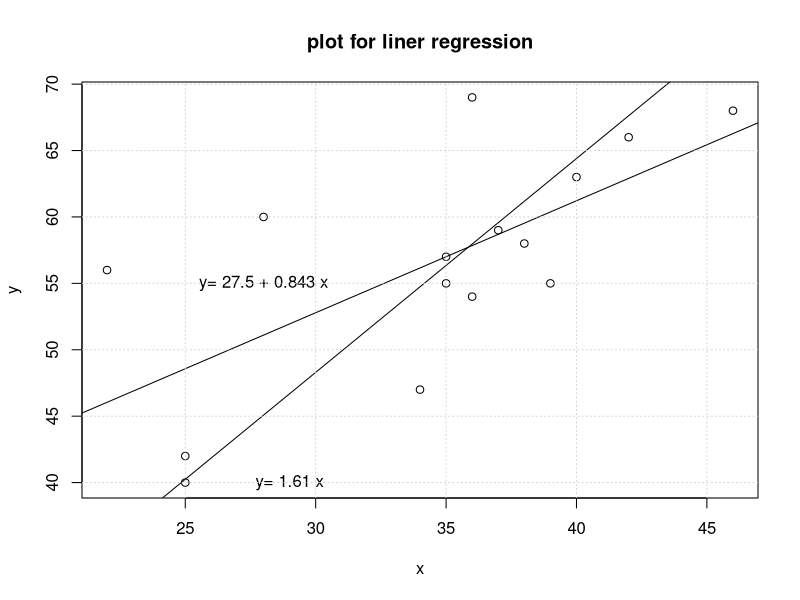
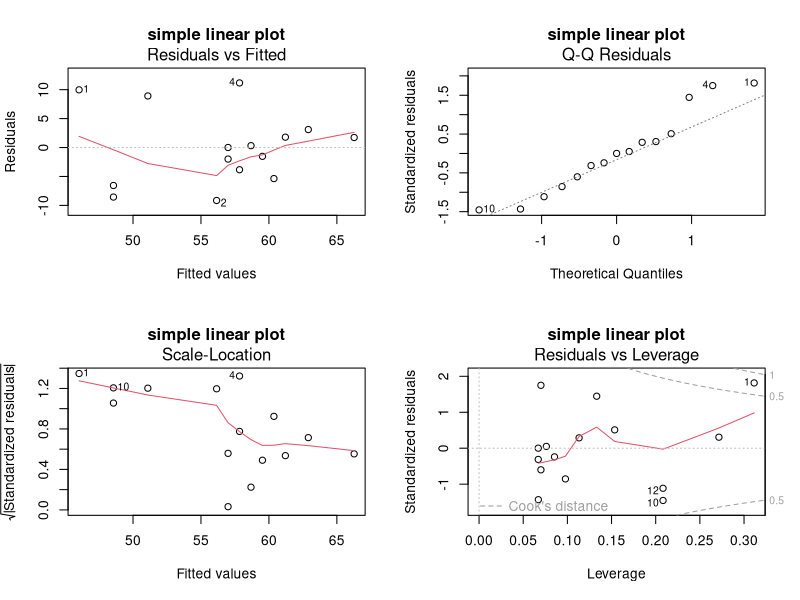

Here is the R script that generated these plots, in order: (Note: this script raises an error after producing the figures.)
#######################################################
# liner Regression Analysis
# General linear Regression Analysis
#######################################################
# 기본 회귀모형 이론
# test statistic : F = MSR/MSE
# check    Multi-Colinearity   by VIF = 1 / (1-R^2) < 10
# DW statisctics 로 잔차 독립성 검정
# 절편이 없을때는 (no intercept) lm=(y~x -1)  ------------------어떤 경우에 절편이 없나
#--------------------------------------------------------
# 1. simple linear regression Model  p.102 ####
x=c(22,34,35,36,28,35,46,42,39,25,36,25,38,40,37)
y=c(56,47,55,69,60,57,68,66,55,40,54,42,58,63,59)
summary(lm(y~x))

a1=signif(lm(y~x)$coefficient[1],digits = 3)
b1=signif(lm(y~x)$coefficient[2],digits = 3)
a2=0
b2=signif(lm(y~x-1)$coefficient[1],digits = 3)
plot(x,y,main = "plot for liner regression")
abline(a1,b1) # 정규전형
abline(a2,b2) # 원점 회귀 - 잔차 x
text(29,40,paste("y=",b2,"x"))
text(28,55,paste("y=",a1,"+",b1,"x"))
grid()

lsfit(x,y) #최소자승법과 선형대수QR분해법으로 구하는 모델

# 발표용 4분할 자료 (4 vision for PT)
par(mfrow=c(2,2)) # 화면분할
?par #파레트 palette
plot(lm(y~x),main = "simple linear plot") #plot 제목설정
require(psych) # pcych package
pairs.panels(xx,main="pairs Diagram") # pair diagram 구성

#측정자료의 검토(estimate test)
m1=lm(y~x)
i1=influence.measures(m1) # 해당함수
par(mfrow=c(1,1))
plot(x,y,main="Simple Linear regression \n influence measures")
abline(m1); points(x[i1$is.inf], y[i1$is.inf],pch=20,col=2) #???
i1

#잔차의 검토(residual test)
m1=lm(y~x)
(rr=round(rstudent(m1,infl = lm.influence(m1)),3))

mo=lm(y~x)  #선형모형구성
nx=data.frame(x=c(seq(21,48,0.5))) #새로운 X자료
p1=predict(mo,nx,interval = "prediction")# 예측자료
p2=predict(mo,nx,interval = "confidence")# 신뢰구간
plot(x,y,main = "Linear Regression pre-Plot")

matplot(nx$x,cbind(p1),lty=c(1,2,2),type="l",col=2,xlab="",ylap="",add=T) #예측자료 plot
plot(x,y,main = "Linear Regression confi-Plot")        
par(new=TRUE)        
?par
matplot(nx$x,cbind(p2),lty=c(1,2,2),type="l",col=2,xlab="",ylap="",add=T) #신뢰구간 plot 
        

# 2. Multi linear regression Model  p.110 ####
a1=c(22,34,35,36,28,35,46,42,39,25,36,25,38,40,37)
a2=c(25,16,23,33,31,25,39,41,30,19,20,21,30,41,42)
a3=c(51,11,24,21,26,52,56,55,26,59,55,21,18,19,22)
y=c(56,47,55,69,60,57,68,66,55,40,54,42,58,63,59)
aa=matrix(c(a1,a2,a3),ncol = 3,nrow = 15)
summary(lm(y~aa))


# standardzation index, 표준화 계수 및 예측치 선정
# scale()
# 다중공선성은 car()의 vif

# mle (MAx likehood estimate) 선형 중회귀 우도검정
mo1=lm(y~a1+a2+a3) #모형1
mo2=lm(y~a1+a2)   #모형2
lamda=-2*(logLik(mo2)-logLik(mo1)) #lamda
1-pchisq(lamda,1) #유의확률 0.5보다 커서 별 차이 없는 것으로 나옴
AIC(mo1)

# Durbin-Watson test 자기상관성
a1=c(22,34,35,36,28,35,46,42,39,25,36,25,38,40,37)
a2=c(25,16,23,33,31,25,39,41,30,19,20,21,30,41,42)
a3=c(51,11,24,21,26,52,56,55,26,59,55,21,18,19,22)
y=c(56,47,55,69,60,57,68,66,55,40,54,42,58,63,59)
mo1=lm(y~a1+a2+a3) #모형1
require(lmtest)
dwtest(mo1)

# 중회귀 회귀분석 분석사례
# AIC로 산정한다.
a4=c(10,11,21,22,13,15,24,10,16,14,35,16,12,14,10)
mo2=lm(y~a1+a2+a3+a4)
lm3=step(mo2) #변수고르기
mle.aic(mo2)

#--------------------------------------------------------------------------
# GLM은 CLM의 가정(정규성, 등분산성) 등을 가정하지 않음
# 종속변수가 비정규분포(이항분포,감마분포,포아송분포) 등을 따르는 경우 적용
#  GLMM(general linear mixed model)은 개체적 장소적 모형고려

#  3. Gaussian regression   unbias 불편성 p.128 ####
b1=c(22,34,35,36,28,35,46,42,39,25,36,25,38,40,37)
b2=c(25,16,23,33,31,25,39,41,30,19,20,21,30,41,42)
b3=c(51,11,24,21,26,52,56,55,26,59,55,21,18,19,22)
y=c(56,47,55,69,60,57,68,66,55,40,54,42,58,63,59) 
(bb=matrix(c(b1,b2,b3),ncol = 3,nrow = 15))
glm(y~bb)

# 4. lostic regression  p.129  ####
# 독립변수 binominal,종속변수 binominal, 연계함수는 logit 
ii=c(32,10,8,30)
xx=gl(2,1,4)
yy=gl(2,2,4)
gg=glm(yy~xx,family = binomial,weights =ii )
(bb=round(prop.table(matrix(ii,nrow=2),1),2)) # 가로 or 세로로 확률합1
summary(gg)

pa=1/(1+exp(gg$coefficients[1])) # 1/(1+exp(0))
pb=1-pa
pc=1/(1+exp(gg$coefficients[1]+gg$coefficients[2])) # 1/(1+exp(1))
pd=1-pc
odds=(pd/pc)/(pb/pa) #오즈비
odds

r1=1-exp((gg$deviance-gg$null.deviance)/gg$df.null)
r2=r1/(1-exp(-gg$null.deviance/gg$df.null))
r2  #  Faraway 일반화선형 회귀계수 R^2

# 5. lostic regression  p.131 ####
# 독립변수 level 3 , 종속변수 binominal, 연계함수 logit
ii=c(14,11,4,6,9,16)
xx=c(0,1,2,0,1,2)
yy=c(0,0,0,1,1,1)
(bb=round(prop.table(matrix(ii,nrow=3),1),2)) # 가로 or 세로로 확률합1
gg=glm(yy~xx,family = binomial,weights =ii )
summary(gg)
pb=gg$fitted.values[1]; pa=1-pb # 반응이 있을때(y=1), 연계함수에 x[1]값 대입
pd=gg$fitted.values[2]; pc=1-pd # 반응이 있을때(y=1), 연계함수에 x[2]값 대입
pf=gg$fitted.values[3]; pe=1-pf # 반응이 있을때(y=1), 연계함수에 x[3]값 대입

r1=1-exp((gg$deviance-gg$null.deviance)/gg$df.null)
r2=r1/(1-exp(-gg$null.deviance/gg$df.null))
r2  #  Faraway 일반화선형 회귀계수 R^2

odds2=((9/11)/(6/14)) # 0대비 x가 1증가 오즈비
odds2
odds3=((16/4)/(6/14)) # 0대비 x가 2증가 오즈비
odds3

 

# 6. losgitic regression  p.133  ####
# 독립변수  level 3 , 종속변수 binominal, 연계함수 logit, 지역변수 2
ii=c(14,11,4,12,10,7,6,9,16,8,10,13)
x1=c(rep(0:2,4))
x2=rep(c(rep(0,3),rep(1,3)),2)
yy=c(rep(0,6),rep(1,6))
(bb=prop.table(matrix(ii,nrow = 6),1)) # 가로 or 세로로 확률합1
gg=glm(yy~x1*x2,family = binomial,weights =ii )
summary(gg)

r1=1-exp((gg$deviance-gg$null.deviance)/gg$df.null)
r2=r1/(1-exp(-gg$null.deviance/gg$df.null))
r2  #  Faraway 일반화선형 회귀계수 R^2

#필요없는 변수 제거
ggs=step(gg,direction = "both")
# 단순화

# 7. losgitic regression  p.137 ####
# 독립변수 수치형 , 종속변수 binominal, 연계함수 logit
aa=c(0,1,3,5,7, 21,31,51,71,81, 91,94,95,96,97)
bb=c(0,0,0,1,2, 5,10,25,35,60, 82,90,92,95,97)
cc=seq(21,49,2)
dd=data.frame(aa,bb,cc) # data set
mo<-glm(cc~bb/aa,family = gaussian)
m1<-glm(cbind(bb,aa-bb)~1,family = binomial)
m2<-glm(cbind(bb,aa-bb)~cc, family = binomial(link = "logit"))
summary(m2)

# analysis plot
plot(c(21,49),c(0,1),type = "n",main = "logistic regression plot",
     xlab = "cc:시약투여량",ylab="probablity: 발생확률")
points(cc,m2$fit,pch=16,col=2)
points(cc,m2$fit,type = "l")
points(cc,m2$y,pch=17,col=4)

# 8. Ordinal Multiple Logistic Model (순서형 다항 로지스틱 모델)  p.139 ####
# 독립변수 순서형, 종소변수 binominal, 연계함수 logit
x1=c(50,48,35,31,45, 48,38,41,33,43, 22,11,25,25,23,
     33,25,29,30,32, 39,45,37,35,47, 28,29,30,31,19)
x2=c(35,31,38,35,42, 40,39,45,42,55, 38,35,42,49,36,
     35,38,37,42,30, 39,48,59,55,49, 39,45,40,49,50)
yy=factor(rep(c(2,1,3),each=5,times=2),ordered=T) #순서형변수 설정
          
library(MASS)
ga<-polr(yy~x1+x2, method = c("logistic"))
gp<-polr(yy~x1+x2, method = c("probit"))
gl<-polr(yy~x1+x2, method = c("loglog"))
gc<-polr(yy~x1+x2, method = c("cloglog"))
print(c(ga$deviance,gp$deviance,gl$deviance,gc$deviance))
summary(ga) #각 모형을 summary 했을 때 잔차편차의 최소값을 찾아라
pairs(profile((ga)))
# 모델의 결과 자체는 별로임
summary(update(ga,method="probit",Hess=T)) #분석모형을 보정, 결국 프로빗 모형

ga22<-stepAIC(ga,~.^2) # AIC를 최소로하기 위한 보정, 결과적으로 교호작용이 있어야 설명력 증가
anova(ga,ga22) # 잔차편차 확인

# 9. Probit regression Model  p.142 #### 
# 독립변수 2개(이항 1개,명목형 1개),종속변수 binominal, 연계함수 probit
# 프로빗과 로지스틱의 차이는? 잔차항의 분포를 정규라 보면 프로빗, 아니면 로지스틱
y1=c(0,5,11,18,24,27, 1,10,15,23,29,30)
x1=rep(1:6,2)
x2=factor(rep(c("남","녀"),c(6,6)))
yy=cbind(y1,30-y1)
bb=round(prop.table(matrix(yy, nr=12),1),2)
df<-data.frame(cbind(x1,x2,yy,bb))
df
gg=glm(yy~x1*x2,family = binomial(link="probit"))
summary(gg)
(gg$fitted.values[1]) # fitted value는 y가 1일때의 [x]의 추정확률,bb는 자료비율 p.143
#  gg$fitted.values[x]  는 p=화이(b0+bx1+bx2)이고 p=F(b0+bx1+bx2)이다, F는 정규누적확률밀도함수

# odds graph
plot(c(1,32),c(0,1), type = "n", log = "x", main = "Probit regression Plot"
     ,xlab = "x1",ylab = "y1")
grid(5,5)
text(2^x1,y1/30,as.character(x2))
lines(2^dd,predict(gg,data.frame(x1=dd),x2=factor(rep("남",length(id)),
        levels=levels(x2)),type="response"))

# 10. poisson regression Model p.145    2개 수준,2개 명목척도변수 #### 
#  포아송 회귀는 잔차항이 포아송을 따르나?No
#  독립변수가 명목,순서형 이고, 종속변수가 작은확률(포아송분포)
cc=c(5,45,11,39)
x1=rep(1:2,2)
x2=factor(rep(c("남","녀"),c(2,2)))
gg=glm(cc~x1*x2, family = poisson(link="log"))
p1=exp(gg$coefficients[1]+gg$coefficients[2])
p2=exp(gg$coefficients[1]+2*gg$coefficients[2])
p3=exp(sum(gg$coefficients))
p4=exp(sum(gg$coefficients)+gg$coefficients[2]+gg$coefficients[4])
p5=exp(gg$coefficients[4])

# 11. poisson regression Model  p.147  3개 수준, 2개 명목척도변수 (level 2,level 3) ####
pp=c(15333,12351,10331,  14523,11237,9721)
cc=c(32,21,14,  41,28,18)
x1=factor(rep(1:3,2)) # factor 1 = income 
x2=factor(rep(c("남","녀"),c(3,3))) # factor 2 = sex
print(cbind(x1,x2,cc,pp))
gg=glm(cc~x1+x2+offset(log(pp)), family = poisson())
gg
gg$fitted.values # each result 각 수치별 결과 값

# 12. Poisson regression Model  p.149 3개 수준,2개 명목척도변수 (level 3,level 3) ####
counts<-c(12,19,25,21,22,23,24,28,33)
treatmenta<-gl(3,1,9)
treatmentb<-gl(3,3)
dd<-data.frame(counts,treatmenta,treatmentb)
# par(mfrow=c(1,2)) 이미 페어스는 안되더라
# par(mfrow=c(1,1)) 초기화
pairs(dd, panel = panel.smooth)
plot(treatmenta,counts,type="n",main="Poisson Regression Plot",xlab="treatmenta",ylab="counts")
legend("bottomright",legend = c("treatmentb=1","treatmentb=2","treatmentb=3"),
       pch=c(15,16,17),col=c(1,2,3))
points(treatmenta[treatmentb==1],counts[treatmentb==1],col=1,pch=15)
points(treatmenta[treatmentb==2],counts[treatmentb==2],col=2,pch=16)
points(treatmenta[treatmentb==3],counts[treatmentb==3],col=3,pch=17)
# Choose best AIC  최적 분석모형 설정
model2<-step(glm(counts~treatmenta*treatmentb, family = poisson()))
model2
# 과분산 함수 p.151
odisPossion<-function(model,level=0.95){ 
  if((level<0) || (level>1)){cat("level:error\n")}
  else { if(model$family$family=="poisson"){
          Y<-model$y
          pred<-model$fitted
          area.over<-qpois(1-(1-level)/2,lambda = pred) #lamda의 포아송의 상 유의수준범위
          area.under<-qpois(0+(1-level)/2,lambda = pred) #lamda의 포아송의 하 유의수준범위
        } else if(model$family$family=="binomial"){
          Y<-model$model[1][,1][,1]
          N<-model$model[1][,1][,2]
          YN<-Y+N
          pred<-model$fitted*YN
          area.over<-qbinom(1-(1-level)/2,size = YN,prob = pred/YN) #YN의 포아송의 상 유의수준범위
          area.under<-qbinom(0+(1-level)/2,size=YN,prob = pred/YN) #YN의 포아송의 하 유의수준범위
        }
  info<-data.frame(Y,pred,area.over,area.under)        
  info<-info[order(info$pred),]
  with(info,{plot(pred,Y,xlab="predictive value",
                  main="Model Check: Over Dispersion",
                  ylab = "Real value & Conf.Interval")
            points(pred,pred,type="l")
            lines(pred,area.over,lty=2,col=2)
            lines(pred,area.under,lty=3,col=3)
                  })
  legend("bottomright",legend = c("Fitted Line","Upper Limit","Lower Limit"),
         lty=c(1,2,3),col = c(1,2,3)
         )
  samples<-length(Y)
  outers<-length(Y[Y<area.under|area.over<Y])
  cat(c("cofidence interval level:",level*100,"%\n"))
  cat(c("outers:",outers,"in",samples,"samples\n"))
    }
}
odisPossion(model2)

# 13. Complog regression Model  12개수준 - 2개 정성변수 p.152 ####
x1=seq(100,430,30)
x2=c(30,35,35,35,31,20,25,25,25,30,30,30)
y1=c(1,5,3,5,10,6,15,19,22,24,28,29)
y2=x2-y1
yy=cbind(y1,y2)
gg=glm(yy~x1,family = binomial(link = "cloglog"))
summary(gg)
r1=1-exp((gg$deviance-gg$null.deviance)/gg$df.null)
r2=r1/(1-exp(-gg$null.deviance/gg$df.null))
gg$fitted.values #검증하고 싶으면 다른데이터르 넣어서 원모델 gg$fitted 와 비교하면 댐

#plot
plot(c(100,430),c(0,1),type = "n",main = "Complog Regression Plot", 
     xlab="x1:원료투입량",ylab="Probablity:발생확률")
points(x1,y1/(y1+y2),pch=17,col=4)
points(x1,gg$fitted.values,pch=16,col=2)
dd=seq(100,430,10)  # 예측을 위한 검증 파일 생
p1=predict(gg,data.frame(x1=dd,type="")) # 예측값으로 dd를 넣음
lines(dd,(1-exp(-exp(p1)))) # link function 그려보기 ,  잘 그려지네 
legend("bottomright",legend = c("실험측정값","모형추정값"),col=c(4,2),pch=c(17,16))

# 14. GLM for Covariance  공변량 일반화 회귀분석 p.155 ####
# 독립변수는 정량,정성 변수,종속변수는 정량변수
x1=c(22,34,35,36,28, 35,46,42,39,25, 36,25,38,40,32, 22)
x2=gl(2,8,16)
y=c(46,57,55,59,40, 53,68,66,55,40, 54,42,58,63,59, 48)
s1<-summary(lm(y[x2==1]~x1[x2==1])) #지역 요소인 x2가 1인 경우
s2<-summary(lm(y[x2==2]~x1[x2==2])) #지역 요소인 x2가 1인 경우

# 15. Gamma regression #### 
# 종속변수가 독립변수군에 조건화하여 감마분포를 따를 경우 적용
xx=seq(5,50,5)
yy=c(291,108,41,28,23,30,18,17,16,15)
plot(log(xx),yy,type = "l")
library(MASS)
gm=glm(yy~log(xx),family = "Gamma")
summary(gm)

# 16. GLM for nagative binomial regression) 음이항 회귀분석  p.159 ####
# 음이항 회귀번석은 종속변수 y가 특정사상이 일어날 때까지의 시행횟수
# x에 대한 회귀분석으로서, 음이항 분포는 다음과 같이 요약된다.
# 이러한 발생확률의 변수변환을 적용하면 선형함수가 도출되며, 함수식의 계수들은  MLM로 추정된다 
y1=c(14,13,1,13,11,5,76,80,140,75,14,57)
y2=c(31,13,1,48,11,5,165,93,144,462,168,175)
age=factor(rep(0:1,each=6))
sex=factor(rep(0:1,each=3,times=2))
class2=factor(rep(c(0,1,0),times=4))
class3=factor(rep(c(1,0,0),times=4))
rate=y1/y2*100
(vg=glm.nb(rate~age+sex+class2+class3))
exp(vg$coefficients)  #생존률 식
exp(confint(vg)) # ????
